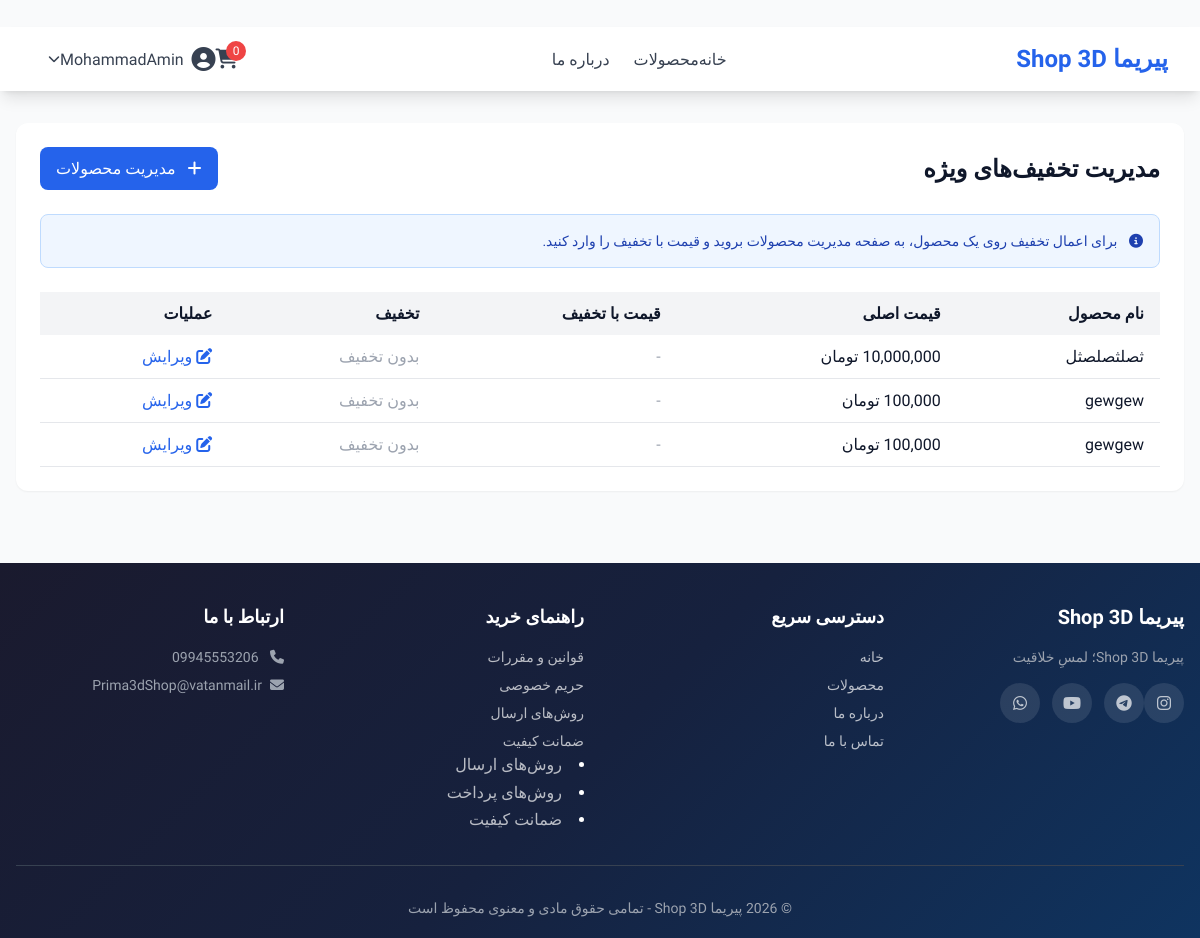
The app's page /admin/discounts (signed in), older data.
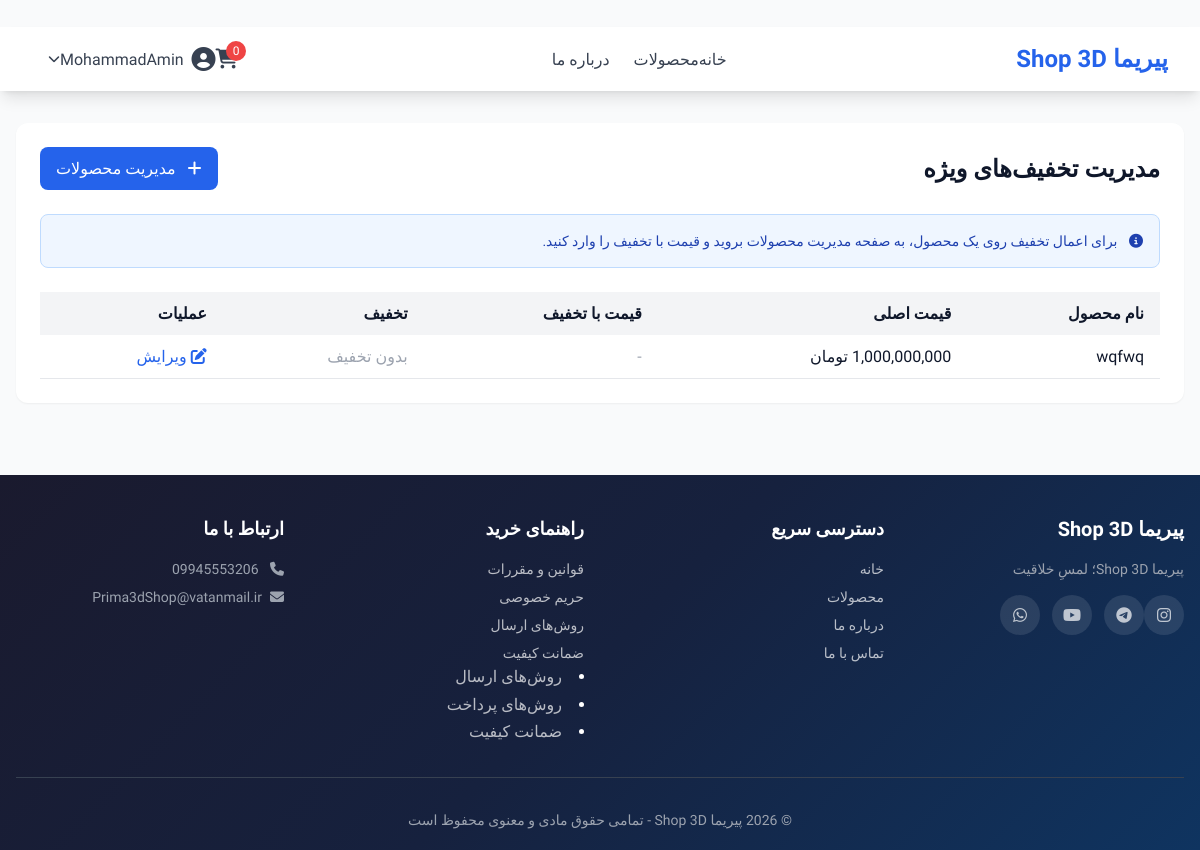
The same page, newer data.
### app/main.py (models this page shows)
class Product(db.Model):
    __tablename__ = 'products'
    id = db.Column(db.Integer, primary_key=True)
    name = db.Column(db.String(200), nullable=False)
    slug = db.Column(db.String(200), unique=True, nullable=False)
    description = db.Column(db.Text)
    price = db.Column(db.Numeric(10, 2), nullable=False)
    quantity = db.Column(db.Integer, default=0)
    category_id = db.Column(db.Integer, db.ForeignKey('categories.id'))
    user_id = db.Column(db.Integer, db.ForeignKey('users.id'))
    material = db.Column(db.String(100))
    color = db.Column(db.String(50), nullable=True)
    color_name = db.Column(db.String(50), nullable=True)
    is_available = db.Column(db.Boolean, default=True)
    status = db.Column(db.String(20), default='published')
    image_url = db.Column(db.String(300), nullable=True)
    discount_price = db.Column(db.Numeric(10, 2), nullable=True)
    sales_count = db.Column(db.Integer, default=0)
    view_count = db.Column(db.Integer, default=0)
    created_at = db.Column(db.DateTime, default=db.func.current_timestamp())

### app/main.py (the view)
@app.route('/admin/discounts')
@login_required
def admin_discounts():
    if not current_user.is_admin:
        flash('دسترسی غیرمجاز!', 'error')
        return redirect(url_for('index'))
    products = Product.query.order_by(Product.id.desc()).all()
    return render_template('admin/discounts.html', products=products)

### app/main.py (called while the page is built)
@login_manager.user_loader
def load_user(user_id):
    return User.query.get(int(user_id))

@app.template_filter('format_currency')
def format_currency(value):
    if value is None:
        return '۰ تومان'
    try:
        return f"{int(value):,} تومان"
    except:
        return '۰ تومان'

@app.context_processor
def inject_announcement():
    global announcement, announcement_link, announcement_page
    from datetime import datetime
    current_page = request.endpoint or ""
    show = False
    if announcement_page == "all":
        show = True
    elif announcement_page == "home" and current_page == "index":
        show = True
    elif announcement_page == "products" and current_page == "products":
        show = True
    elif announcement_page == "product" and current_page == "product_detail":
        show = True
    return {
        "announcement": announcement if show else None,
        "announcement_link": announcement_link if show else None,
        "now": datetime.now()
    }

### app/interfaces/templates/admin/discounts.html (shortened to what this page needs)
﻿{% extends "base.html" %}
{% block content %}
<div class="bg-white rounded-xl shadow-sm p-6">
    <div class="flex justify-between items-center mb-6">
        <h1 class="text-2xl font-bold">مدیریت تخفیف‌های ویژه</h1>
        <a href="/admin/products" class="bg-blue-600 text-white px-4 py-2 rounded-lg hover:bg-blue-700 transition">
            <i class="fas fa-plus ml-2"></i> مدیریت محصولات
        </a>
    </div>
    <div class="mb-6 p-4 bg-blue-50 rounded-lg border border-blue-200">
        <p class="text-sm text-blue-800">
            <i class="fas fa-info-circle ml-2"></i>
            برای اعمال تخفیف روی یک محصول، به صفحه مدیریت محصولات بروید و قیمت با تخفیف را وارد کنید.
        </p>
    </div>
    <div class="overflow-x-auto">
        <table class="w-full">
            <thead>
                <tr class="bg-gray-100">
                    <th class="px-4 py-3 text-right">نام محصول</th>
                    <th class="px-4 py-3 text-right">قیمت اصلی</th>
                    <th class="px-4 py-3 text-right">قیمت با تخفیف</th>
                    <th class="px-4 py-3 text-right">تخفیف</th>
                    <th class="px-4 py-3 text-right">عملیات</th>
                </tr>
            </thead>
            <tbody>
                {% for product in products %}
                <tr class="border-b hover:bg-gray-50">
                    <td class="px-4 py-3">{{ product.name }}</td>
                    <td class="px-4 py-3">{{ product.price|format_currency }}</td>
                    <td class="px-4 py-3">
                        {% if product.discount_price and product.discount_price < product.price %}
                            <span class="text-red-600 font-bold">{{ product.discount_price|format_currency }}</span>
                        {% else %}
                            <span class="text-gray-400">-</span>
                        {% endif %}
                    </td>
                    <td class="px-4 py-3">
                        {% if product.discount_price and product.discount_price < product.price %}
                            <span class="bg-green-100 text-green-800 px-2 py-1 rounded text-sm font-bold">
                                {{ ((product.price - product.discount_price) / product.price * 100)|round|int }}%
                            </span>
                        {% else %}
                            <span class="text-gray-400">بدون تخفیف</span>
                        {% endif %}
                    </td>
                    <td class="px-4 py-3">
                        <a href="/admin/products/edit/{{ product.id }}" class="text-blue-600 hover:text-blue-800">
                            <i class="fas fa-edit"></i> ویرایش
                        </a>
                    </td>
                </tr>
                {% endfor %}
            </tbody>
        </table>
    </div>
</div>
{% endblock %}

Row changes from the older to the newer data that the page shows:
removed Product: name "ثصلثصلصثل", price "10,000,000 تومان", shows "بدون تخفیف"
removed Product: name "gewgew", price "100,000 تومان", shows "بدون تخفیف"
removed Product: name "gewgew", price "100,000 تومان", shows "بدون تخفیف"
added Product: name "wqfwq", price "1,000,000,000 تومان", shows "بدون تخفیف"
